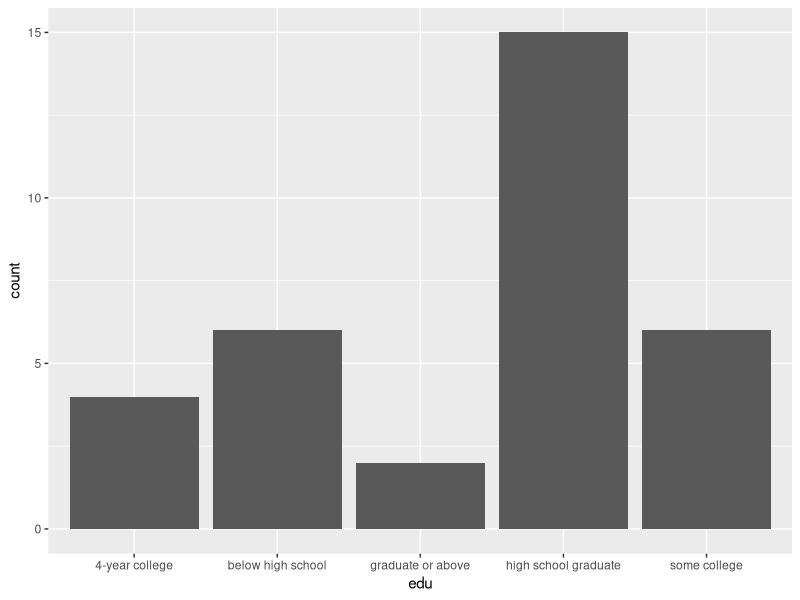
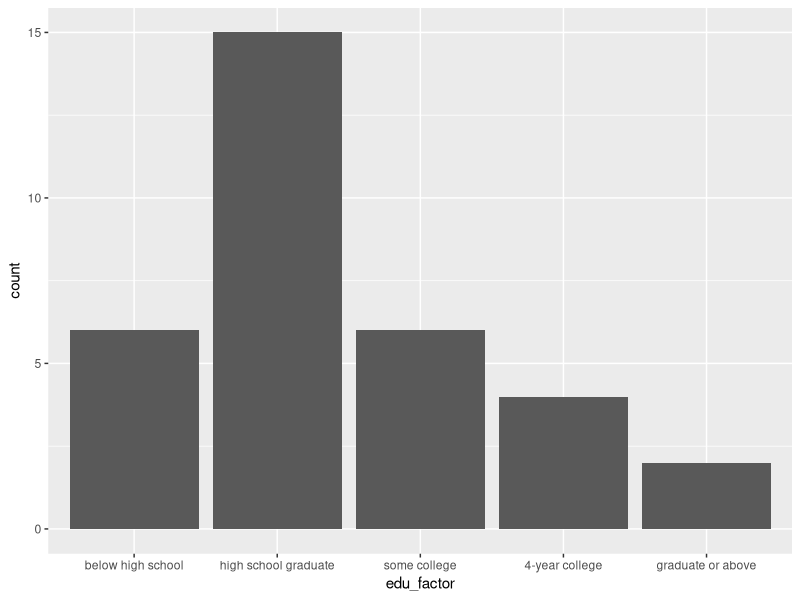

Reproduce these figures in R, in order.
## ---- chunk 1
# Load package to environment
library(tidyverse)
## ---- chunk 2

# --------- Factor --------- 

# A vector of education levels, unordered
edu <- c(rep("high school graduate", 15), 
         rep("4-year college", 4),
         rep("graduate or above", 2),
         rep("some college", 6),
         rep("below high school", 6))

# Plot its count: Default order is alphabetical
edu %>%
  as.data.frame() %>%
  ggplot(aes(x = edu)) + 
  geom_bar()

# Covert vector to a factor with cutomized levels
edu_factor <- factor(edu, 
                     levels = c("below high school", 
                                "high school graduate" , 
                                "some college", 
                                "4-year college",
                                "graduate or above"))
# Plot the counts again:
edu_factor %>%
  as.data.frame() %>%
  ggplot(aes(x = edu_factor)) + 
  geom_bar()

